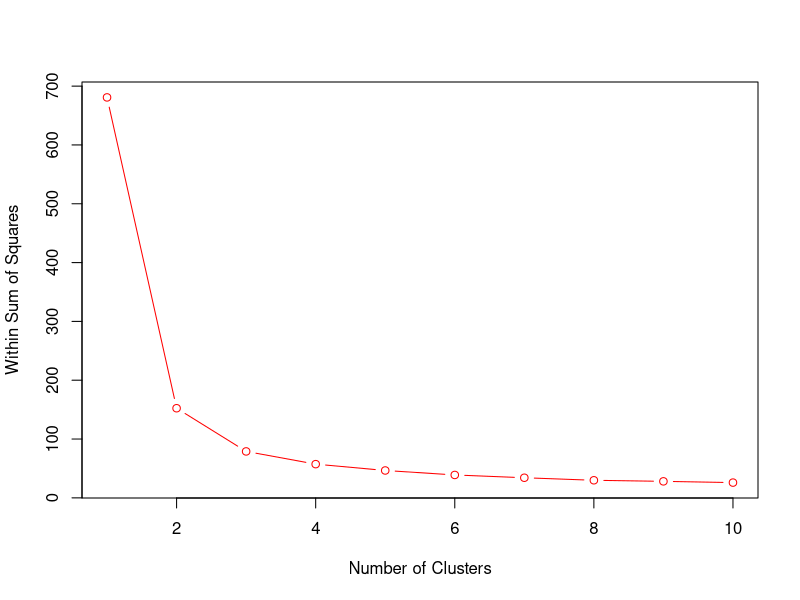
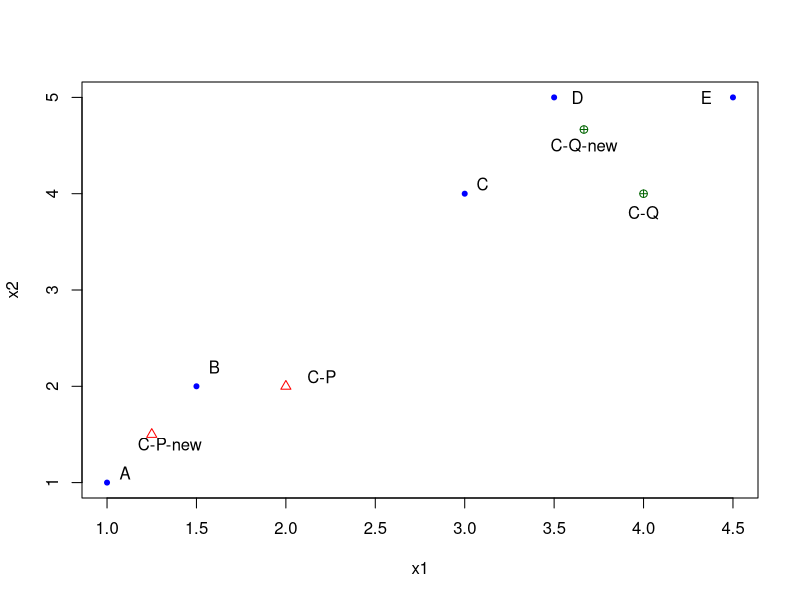
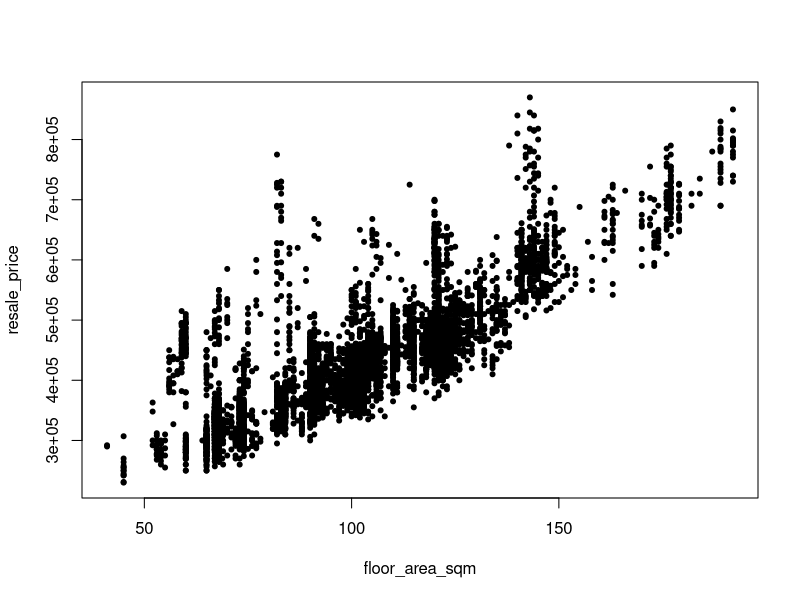
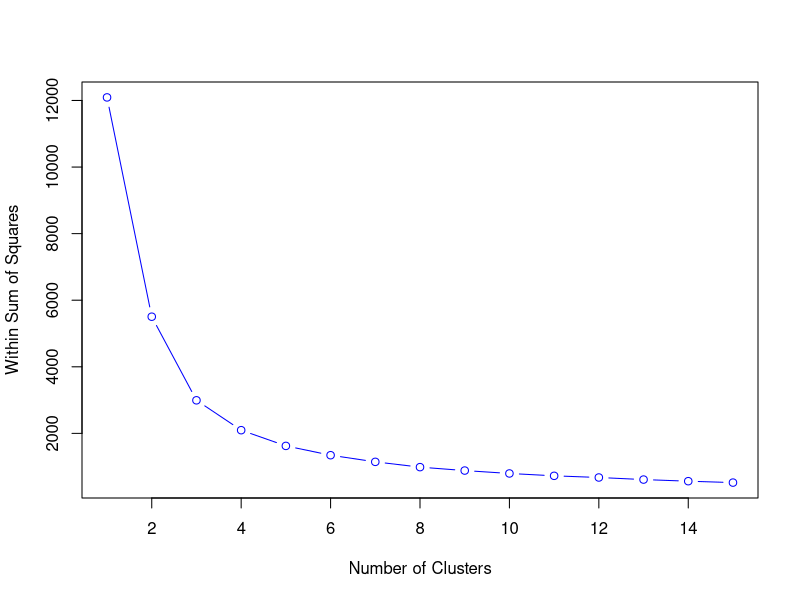
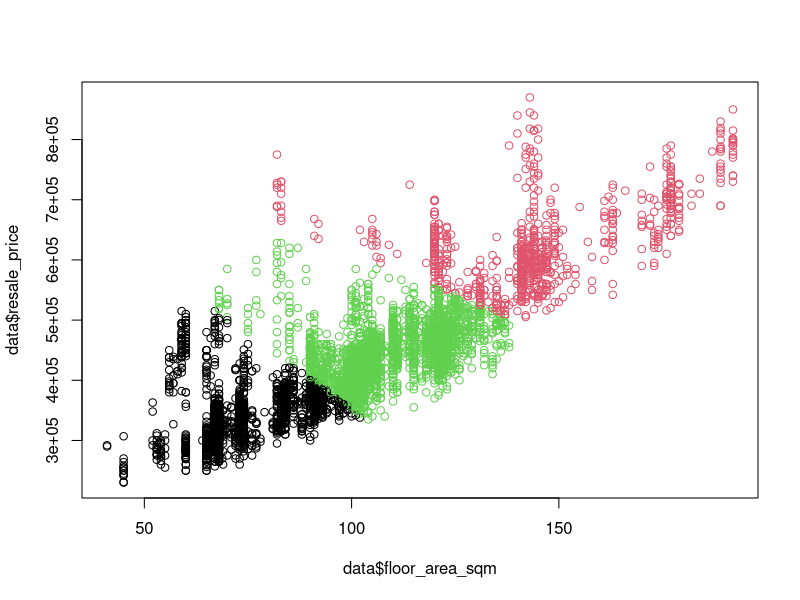

These figures' R source, in order:


setwd("C:/Data")

setwd("~/Documents/Data")

#################  ON-SITE QUESTIONS



# K MEANS FOR IRIS FLOWER DATASET


data2 = read.csv("iris.csv") # 
names(data2)


# FOR THIS DATASET, IT IS NOT COMPULSORY TO STANDARDIZE THE VARIABLES SINCE
# THE MAGNITUDE OF VARIABLES ARE SIMILAR.
# HOWEVER, IT'S RECOMMENDED THAT WE SHOULD STANDARDIZE THE VARIABLES BEFORE APPLYING K-MEANS.


# Q1: cluster the observations into $k$ groups where $k = 1, 2, 3, ...,10$. 
# For each value of $k$, obtain the value of $WSS$ - the within sum of squares.

K = 10 

wss <- numeric(K)
test = numeric(K)

for (k in 1:K) { 
  wss[k] <- sum(kmeans(data2[,1:4],centers=k, nstart = 20)$withinss )

}

# nstart = 1 is by default.
# we change it to 20 or other larger integer to stablize the plot of WSS below.



# Q2: obtain the plot of $WSS$ against $k$. 
# Which value of $k$ would you choose as the number of clusters 
# for all the observations in the data set? Explain.

plot(1:K, wss, col = "red", type="b", xlab="Number of Clusters",  ylab="Within Sum of Squares")


# choose k= 3 where WSS is stable after it.

# 


# Q3: With the value of $k$ chosen above, 
# report the centroids of all the clusters and 
# the number of the observations in each cluster.

kout <- kmeans(data2[,1:4],centers=3, nstart = 2) # k = 3

#plot(data2$petal.width, data2$petal.length, col = kout$cluster)


kout$centers
#  sepal.length sepal.width petal.length petal.width
#1     5.901613    2.748387     4.393548    1.433871
#2     6.850000    3.073684     5.742105    2.071053
#3     5.006000    3.418000     1.464000    0.244000


kout$size
#[1] 62 38 50


#









################# OFF-SITE QUESTIONS


# Q1
x1 = c(1, 1.5, 3, 3.5, 4.5)
x2 = c(1,2,4,5,5)

plot(x1, x2, pch = 20, col = "blue")

text(1.1,1.1,"A")
text(1.6, 2.2, 'B')
text(3.1, 4.1, 'C')
text(3.63, 5, 'D')
text(4.35, 5, 'E')

# Adding the starting centroids 
points(2,2, pch = 2, col = 'red')
text(2.2, 2.1, 'C-P')
points(4,4, pch = 10, col = 'darkgreen')
text(4,3.8, 'C-Q')

# Adding the new centroids after the first iteration:
points(1.25, 1.5, col = 'red', pch = 2)
text(1.35, 1.4, 'C-P-new')
points(11/3, 14/3, col = 'darkgreen', pch = 10)
text(11/3, 4.5, 'C-Q-new')



data = data.frame(x1, x2)
data
kout = kmeans(data, centers = 2)
kout$withinss
kout$tot.withinss

# Q2

data = read.csv("hdb-2012-to-2014.csv")

dim(data)
names(data)

attach(data)

plot(floor_area_sqm, resale_price, pch = 20)




#########  IT IS RECOMMENDED TO STANDARDIZE THE INPUT FEATURES BEFORE K-MEANS

data.X = scale(data[,c("floor_area_sqm","resale_price")] )

# we standardize only 2 columns we use for K-means only



# PLOT WSS vs K TO PICK OPTIMAL K:

K = 15 
wss <- numeric(K)

for (k in 1:K) { 
   wss[k] <- kmeans(data.X, centers=k, nstart = 50)$tot.withinss
}


plot(1:K, wss, col = "blue", type="b", xlab="Number of Clusters",  ylab="Within Sum of Squares")

# k=3 might be a good choice.


# k = 3 groups; ONE MIGHT PREFER = 4

kout <- kmeans(data.X,centers=3, nstart = 50)

# visualize the 3 groups:

plot(data$floor_area_sqm, 
     data$resale_price, 
     col=kout$cluster)

# THE CENTROIDS OF THE THREE CLUSTERS:

kout$centers

#  floor_area_sqm resale_price
#1      0.2619077   0.09266398
#2      1.6425666   1.98456430
#3     -1.0531087  -0.90274280


# THE SIZE (NUMBER OF POINTS) IN EACH CLUSTER:

kout$size
#[1] 3297  754 1996
